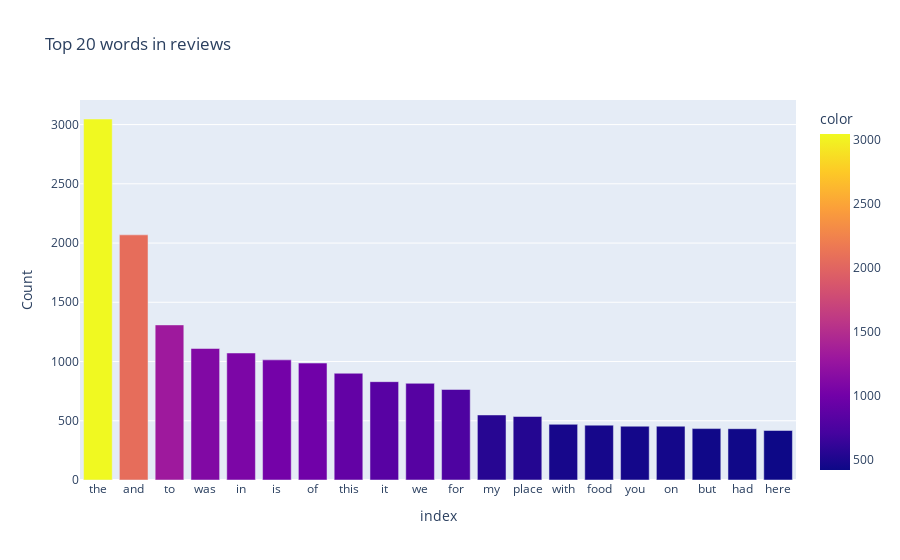
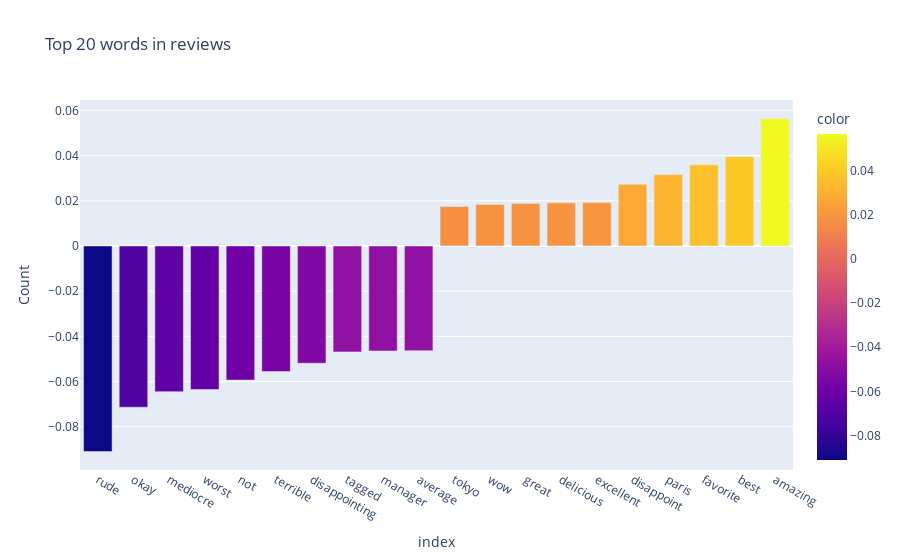
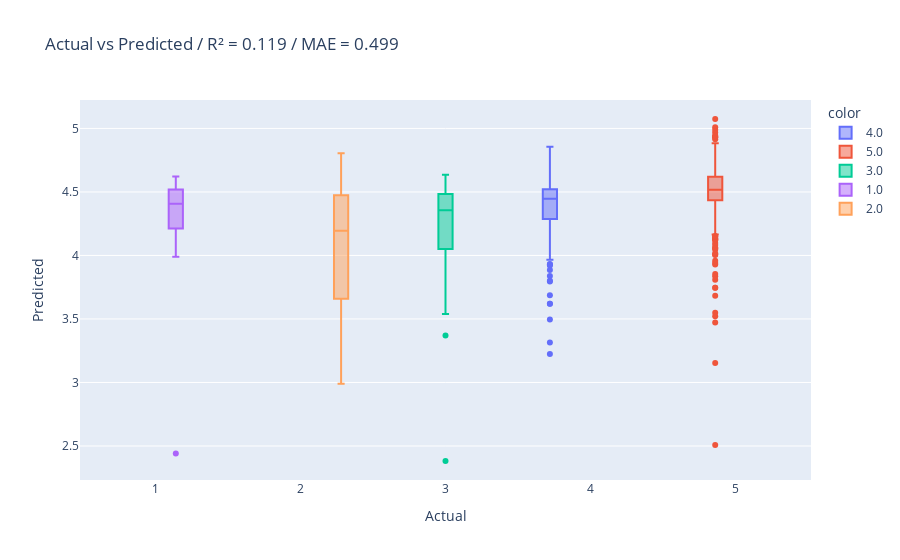

Here is the notebook cell these charts were saved with, in order:
### Markdown cell above
### Dummy regression

### Code cell
from sklearn.feature_extraction.text import CountVectorizer


vectorizer = CountVectorizer()
X_train_vec = vectorizer.fit_transform(X_train)
X_test_vec = vectorizer.transform(X_test)


from sklearn.preprocessing import StandardScaler


scaler = StandardScaler().fit(X_train_vec.toarray())

X_train_std = scaler.transform(X_train_vec.toarray())
X_test_std = scaler.transform(X_test_vec.toarray())


words_count = pd.Series(
    X_train_vec.sum(axis=0).tolist()[0],
    index=vectorizer.get_feature_names(),
)

top_20_count = words_count.sort_values(ascending=False).head(20)

fig = px.bar(
    top_20_count,
    x=top_20_count.index,
    y=top_20_count.values,
    labels={"x": "Word", "y": "Count"},
    title="Top 20 words in reviews",
    color=top_20_count.values,
)
fig.show()


from sklearn.linear_model import ElasticNetCV


reg = ElasticNetCV(random_state=42, n_jobs=-1).fit(X_train_std, y_train)
coefs = pd.Series(reg.coef_, index=vectorizer.get_feature_names())

top_20_coefs = coefs.nlargest(10).append(coefs.nsmallest(10)).sort_values()

fig = px.bar(
    top_20_coefs,
    x=top_20_coefs.index,
    y=top_20_coefs.values,
    labels={"x": "Word", "y": "Count"},
    title="Top 20 words in reviews",
    color=top_20_coefs.values,
)
fig.show()


y_pred = reg.predict(X_test_std)


from sklearn.metrics import median_absolute_error, r2_score


fig = px.box(
    x=y_test,
    y=y_pred,
    labels={"x": "Actual", "y": "Predicted"},
    title=f"Actual vs Predicted / R² = {round(r2_score(y_test, y_pred), 3)} / MAE = {round(median_absolute_error(y_test, y_pred), 3)}",
    color=y_test,
)
fig.show()

### Figure 1 — Plotly figure (JSON) as saved in the notebook; plotly's stock layout.template omitted (floating-point values rounded to 4 significant figures)
{"data": [{"alignmentgroup": "True", "hovertemplate": "index=%{x}<br>Count=%{y}<br>color=%{marker.color}<extra></extra>", "legendgroup": "", "marker": {"color": [3047, 2069, 1309, 1110, 1072, 1014, 987, 901, 830, 816, 764, 549, 536, 470, 463, 454, 454, 434, 433, 418], "coloraxis": "coloraxis", "pattern": {"shape": ""}}, "name": "", "offsetgroup": "", "orientation": "v", "showlegend": false, "textposition": "auto", "type": "bar", "x": ["the", "and", "to", "was", "in", "is", "of", "this", "it", "we", "for", "my", "place", "with", "food", "you", "on", "but", "had", "here"], "xaxis": "x", "y": [3047, 2069, 1309, 1110, 1072, 1014, 987, 901, 830, 816, 764, 549, 536, 470, 463, 454, 454, 434, 433, 418], "yaxis": "y"}], "layout": {"barmode": "relative", "coloraxis": {"colorbar": {"title": {"text": "color"}}, "colorscale": [[0, "#0d0887"], [0.1111, "#46039f"], [0.2222, "#7201a8"], [0.3333, "#9c179e"], [0.4444, "#bd3786"], [0.5556, "#d8576b"], [0.6667, "#ed7953"], [0.7778, "#fb9f3a"], [0.8889, "#fdca26"], [1, "#f0f921"]]}, "legend": {"tracegroupgap": 0}, "title": {"text": "Top 20 words in reviews"}, "xaxis": {"anchor": "y", "domain": [0, 1], "title": {"text": "index"}}, "yaxis": {"anchor": "x", "domain": [0, 1], "title": {"text": "Count"}}}}

### Figure 2 — Plotly figure (JSON) as saved in the notebook; plotly's stock layout.template omitted (floating-point values rounded to 4 significant figures)
{"data": [{"alignmentgroup": "True", "hovertemplate": "index=%{x}<br>Count=%{y}<br>color=%{marker.color}<extra></extra>", "legendgroup": "", "marker": {"color": [-0.09096, -0.07135, -0.06448, -0.06353, -0.05936, -0.05561, -0.0519, -0.04688, -0.04646, -0.04635, 0.01747, 0.01837, 0.01885, 0.01912, 0.0192, 0.02729, 0.0316, 0.03596, 0.03954, 0.05642], "coloraxis": "coloraxis", "pattern": {"shape": ""}}, "name": "", "offsetgroup": "", "orientation": "v", "showlegend": false, "textposition": "auto", "type": "bar", "x": ["rude", "okay", "mediocre", "worst", "not", "terrible", "disappointing", "tagged", "manager", "average", "tokyo", "wow", "great", "delicious", "excellent", "disappoint", "paris", "favorite", "best", "amazing"], "xaxis": "x", "y": [-0.09096, -0.07135, -0.06448, -0.06353, -0.05936, -0.05561, -0.0519, -0.04688, -0.04646, -0.04635, 0.01747, 0.01837, 0.01885, 0.01912, 0.0192, 0.02729, 0.0316, 0.03596, 0.03954, 0.05642], "yaxis": "y"}], "layout": {"barmode": "relative", "coloraxis": {"colorbar": {"title": {"text": "color"}}, "colorscale": [[0, "#0d0887"], [0.1111, "#46039f"], [0.2222, "#7201a8"], [0.3333, "#9c179e"], [0.4444, "#bd3786"], [0.5556, "#d8576b"], [0.6667, "#ed7953"], [0.7778, "#fb9f3a"], [0.8889, "#fdca26"], [1, "#f0f921"]]}, "legend": {"tracegroupgap": 0}, "title": {"text": "Top 20 words in reviews"}, "xaxis": {"anchor": "y", "domain": [0, 1], "title": {"text": "index"}}, "yaxis": {"anchor": "x", "domain": [0, 1], "title": {"text": "Count"}}}}

### Figure 3 — Plotly figure (JSON) as saved in the notebook; plotly's stock layout.template omitted (floating-point values rounded to 4 significant figures; data arrays with more than 128 entries replaced by an {"elided": "..."} marker saying what was removed)
{"data": [{"alignmentgroup": "True", "hovertemplate": "color=4.0<br>Actual=%{x}<br>Predicted=%{y}<extra></extra>", "legendgroup": "4.0", "marker": {"color": "#636efa"}, "name": "4.0", "notched": false, "offsetgroup": "4.0", "orientation": "v", "showlegend": true, "type": "box", "x": {"elided": "189 int values"}, "x0": " ", "xaxis": "x", "y": {"elided": "189 float values"}, "y0": " ", "yaxis": "y"}, {"alignmentgroup": "True", "hovertemplate": "color=5.0<br>Actual=%{x}<br>Predicted=%{y}<extra></extra>", "legendgroup": "5.0", "marker": {"color": "#EF553B"}, "name": "5.0", "notched": false, "offsetgroup": "5.0", "orientation": "v", "showlegend": true, "type": "box", "x": {"elided": "450 int values"}, "x0": " ", "xaxis": "x", "y": {"elided": "450 float values"}, "y0": " ", "yaxis": "y"}, {"alignmentgroup": "True", "hovertemplate": "color=3.0<br>Actual=%{x}<br>Predicted=%{y}<extra></extra>", "legendgroup": "3.0", "marker": {"color": "#00cc96"}, "name": "3.0", "notched": false, "offsetgroup": "3.0", "orientation": "v", "showlegend": true, "type": "box", "x": [3, 3, 3, 3, 3, 3, 3, 3, 3, 3, 3, 3, 3, 3, 3, 3, 3, 3, 3, 3, 3, 3, 3, 3, 3, 3, 3, 3, 3, 3, 3, 3, 3, 3, 3, 3, 3, 3, 3, 3, 3, 3, 3, 3, 3, 3, 3, 3, 3, 3, 3, 3, 3, 3, 3], "x0": " ", "xaxis": "x", "y": [4.019, 4.441, 4.275, 4.209, 3.686, 4.493, 4.432, 4.32, 4.34, 4.214, 4.503, 4.36, 4.42, 4.063, 2.382, 3.928, 4.593, 4.501, 3.71, 4.122, 4.5, 4.114, 3.538, 4.402, 4.021, 3.37, 4.279, 4.339, 4.626, 4.435, 4.441, 4.105, 3.906, 4.451, 4.492, 3.893, 4.519, 3.606, 4.173, 4.046, 4.452, 4.465, 4.481, 4.489, 4.393, 3.792, 4.355, 4.501, 4.485, 4.61, 4.08, 4.485, 4.635, 4.472, 4.029], "y0": " ", "yaxis": "y"}, {"alignmentgroup": "True", "hovertemplate": "color=1.0<br>Actual=%{x}<br>Predicted=%{y}<extra></extra>", "legendgroup": "1.0", "marker": {"color": "#ab63fa"}, "name": "1.0", "notched": false, "offsetgroup": "1.0", "orientation": "v", "showlegend": true, "type": "box", "x": [1, 1, 1, 1, 1, 1, 1, 1, 1, 1, 1, 1], "x0": " ", "xaxis": "x", "y": [4.089, 4.501, 4.537, 4.36, 3.99, 4.412, 4.622, 2.44, 4.589, 4.404, 4.336, 4.481], "y0": " ", "yaxis": "y"}, {"alignmentgroup": "True", "hovertemplate": "color=2.0<br>Actual=%{x}<br>Predicted=%{y}<extra></extra>", "legendgroup": "2.0", "marker": {"color": "#FFA15A"}, "name": "2.0", "notched": false, "offsetgroup": "2.0", "orientation": "v", "showlegend": true, "type": "box", "x": [2, 2, 2, 2, 2, 2, 2, 2, 2, 2, 2, 2, 2, 2, 2, 2, 2, 2, 2, 2, 2, 2, 2, 2, 2, 2], "x0": " ", "xaxis": "x", "y": [4.479, 3.12, 4.292, 4.289, 4.463, 4.474, 4.501, 4.177, 4.435, 4.157, 3.66, 4.024, 2.99, 3.624, 4.18, 3.396, 4.386, 4.208, 4.1, 3.935, 4.674, 4.805, 4.595, 4.49, 3.581, 3.253], "y0": " ", "yaxis": "y"}], "layout": {"boxmode": "group", "legend": {"title": {"text": "color"}, "tracegroupgap": 0}, "title": {"text": "Actual vs Predicted / R² = 0.119 / MAE = 0.499"}, "xaxis": {"anchor": "y", "domain": [0, 1], "title": {"text": "Actual"}}, "yaxis": {"anchor": "x", "domain": [0, 1], "title": {"text": "Predicted"}}}}
